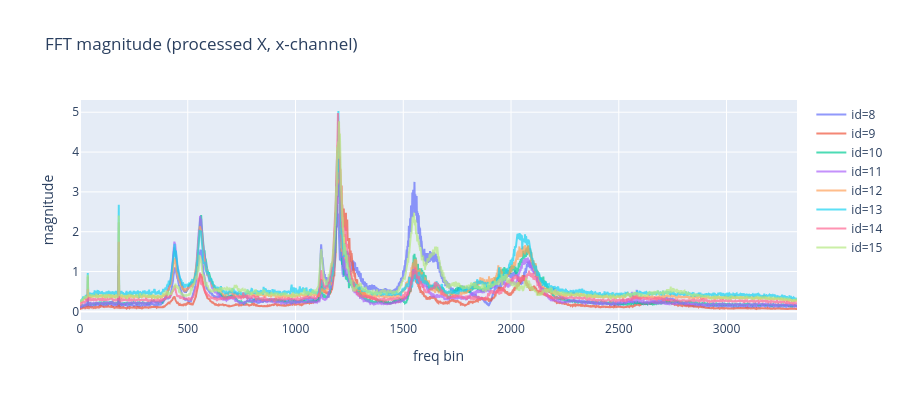

Source (notebook cell):
### Code cell
plot_fft_magnitudes(df, split='train', max_samples=8)

### Figure 1 — Plotly figure (JSON) as saved in the notebook; plotly's stock layout.template omitted (floating-point values rounded to 4 significant figures; data arrays with more than 128 entries replaced by an {"elided": "..."} marker saying what was removed)
{"data": [{"mode": "lines", "name": "id=8", "opacity": 0.7, "type": "scatter", "y": {"elided": "3328 float values"}}, {"mode": "lines", "name": "id=9", "opacity": 0.7, "type": "scatter", "y": {"elided": "3328 float values"}}, {"mode": "lines", "name": "id=10", "opacity": 0.7, "type": "scatter", "y": {"elided": "3328 float values"}}, {"mode": "lines", "name": "id=11", "opacity": 0.7, "type": "scatter", "y": {"elided": "3328 float values"}}, {"mode": "lines", "name": "id=12", "opacity": 0.7, "type": "scatter", "y": {"elided": "3328 float values"}}, {"mode": "lines", "name": "id=13", "opacity": 0.7, "type": "scatter", "y": {"elided": "3328 float values"}}, {"mode": "lines", "name": "id=14", "opacity": 0.7, "type": "scatter", "y": {"elided": "3328 float values"}}, {"mode": "lines", "name": "id=15", "opacity": 0.7, "type": "scatter", "y": {"elided": "3328 float values"}}], "layout": {"height": 400, "title": {"text": "FFT magnitude (processed X, x-channel)"}, "xaxis": {"title": {"text": "freq bin"}}, "yaxis": {"title": {"text": "magnitude"}, "type": "linear"}}}
